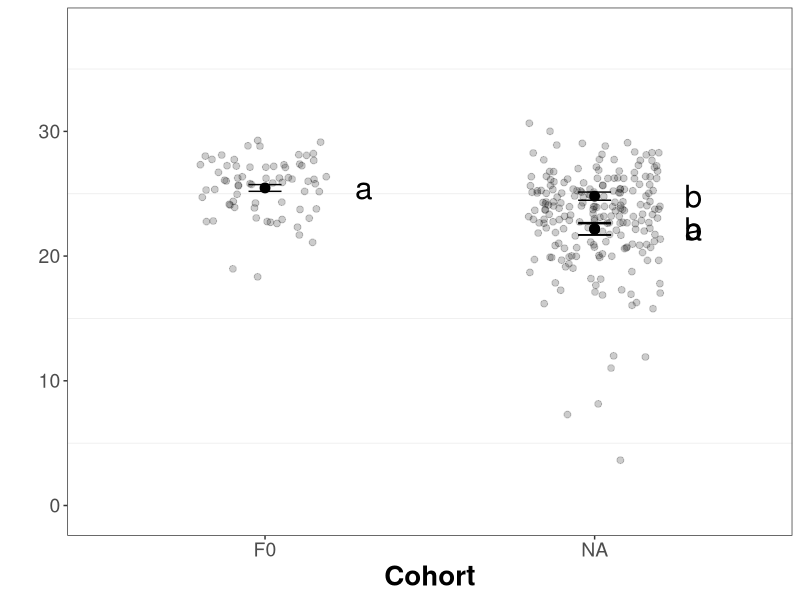
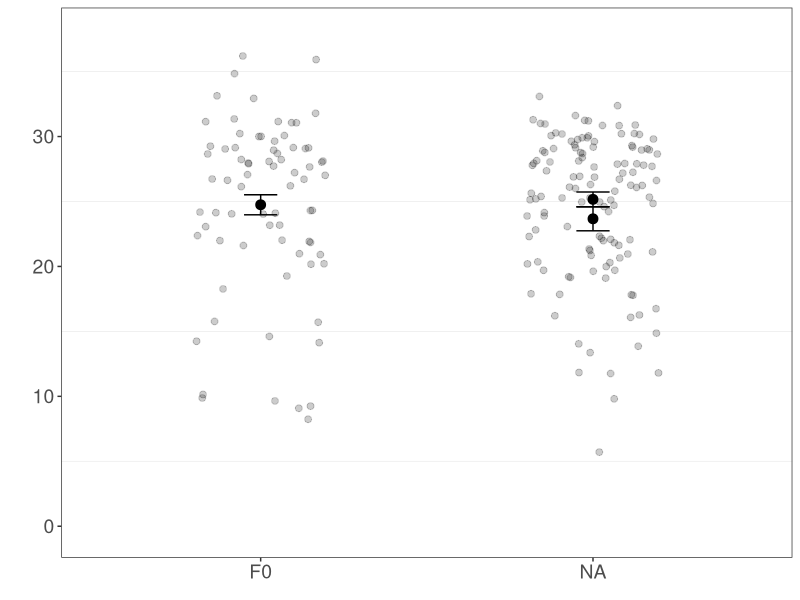
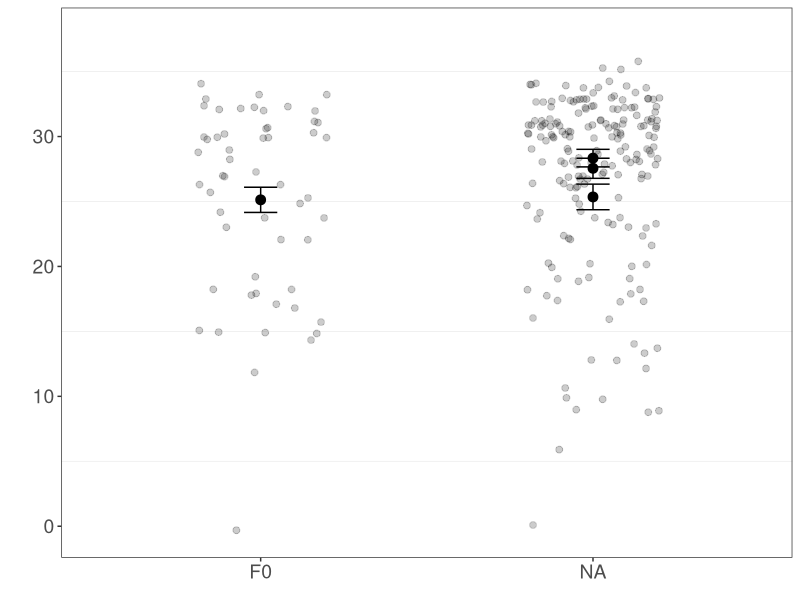
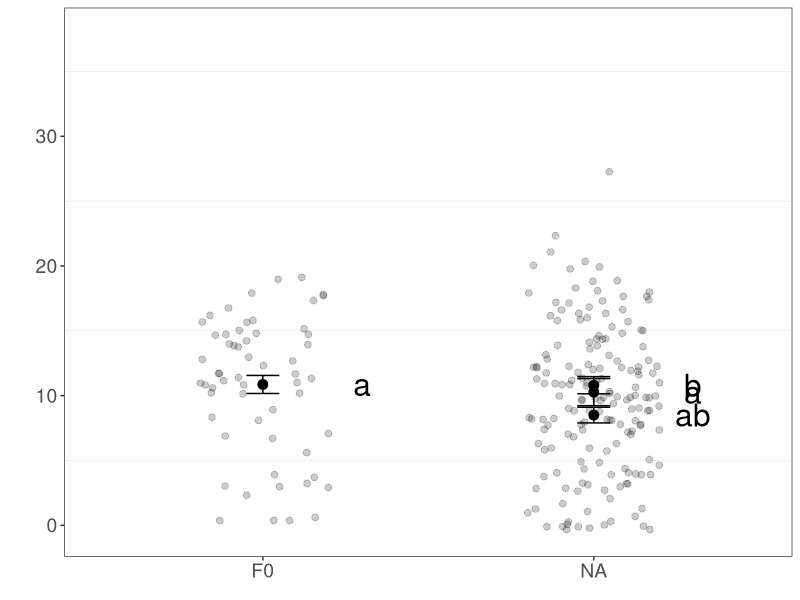
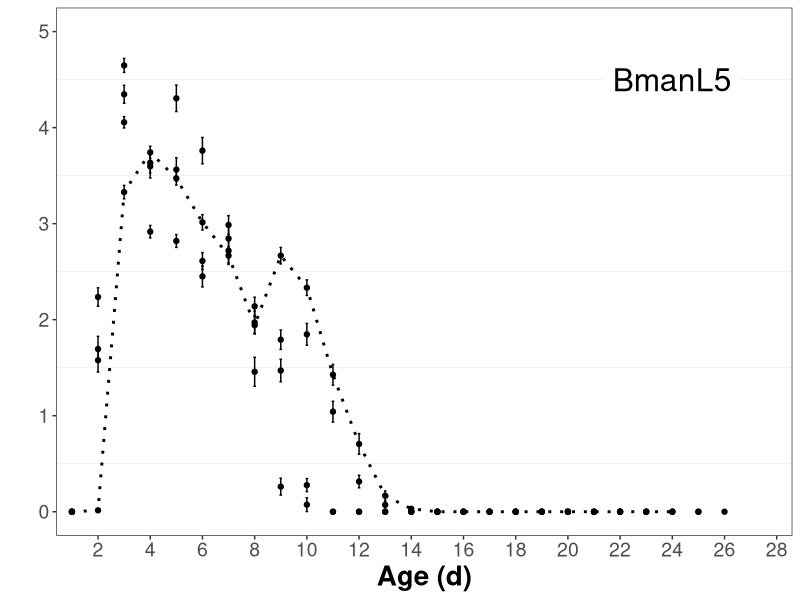
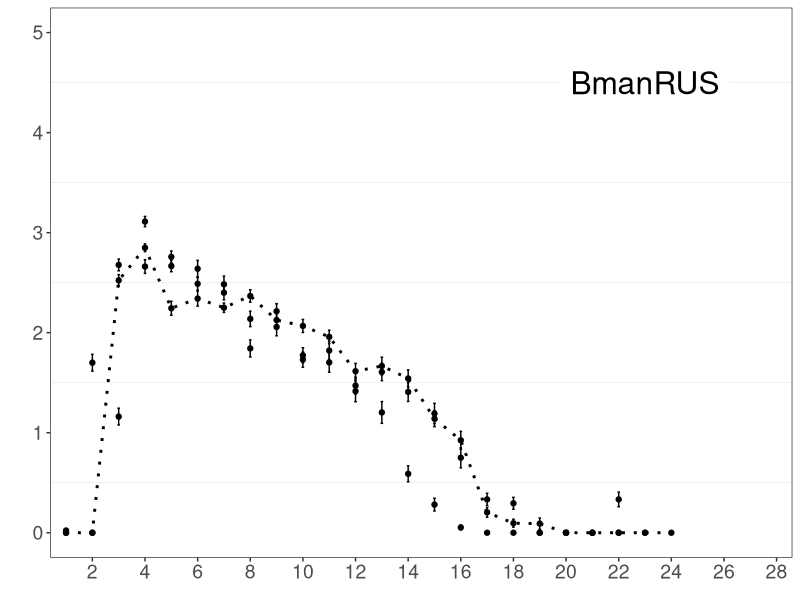
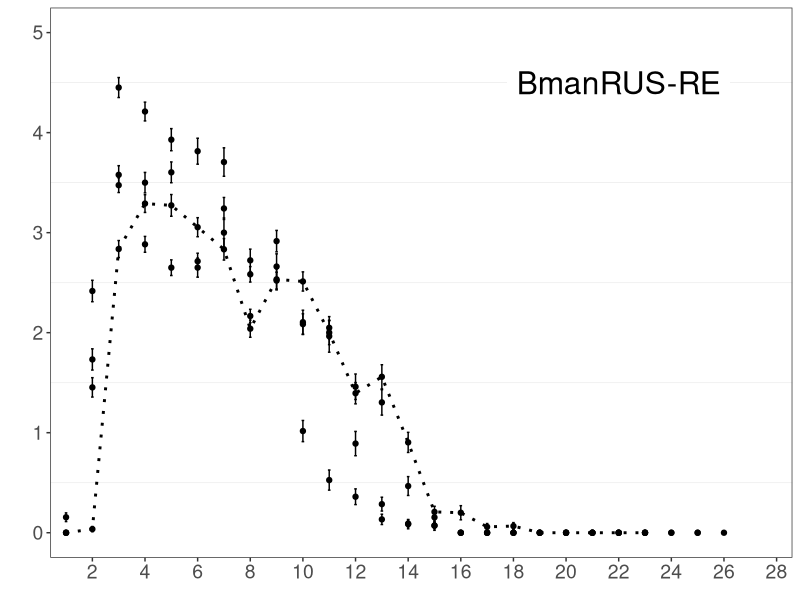
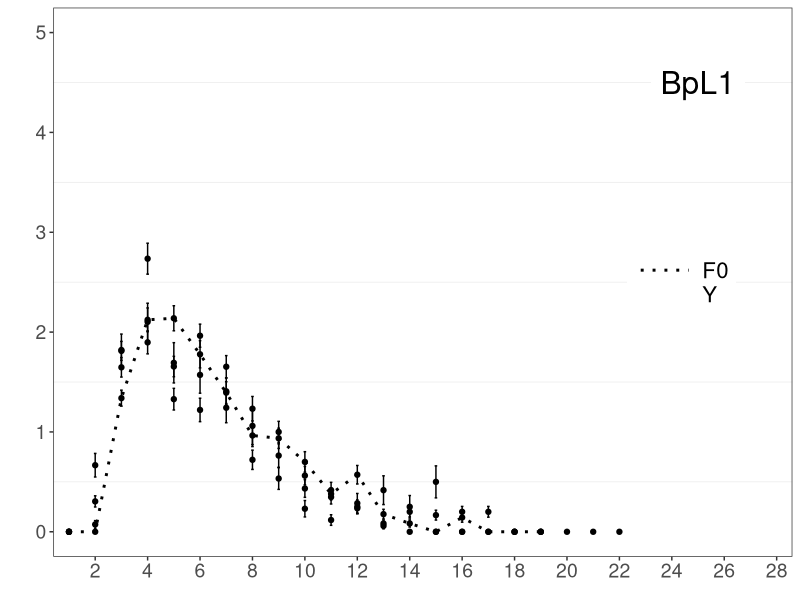

The R source for these figures, in order: (Note: this script raises an error after producing the figures.)
# Code for analyzing lifetime reproductive output (LRO), maximum daily reproduction (MDR), time of 50% LRO

# Required packages:
library(tidyverse)
library(reshape2)
library(car)

# Loading and reformatting data--------------------------------------------------------------------

neonate_data <- read_csv("neonates.csv")

# Changing the order of the factors
neonate_data <- neonate_data[with(neonate_data, order(generation, maternal_age, strain)),]

# Removing censored individuals (we were not able to quantify their LRO, lost before natural death)
neonate_data_no_censor <- filter(neonate_data, censor != 0)

# Modifying the dataset from wide to long format (needed for plotting and analysis):
neo_long_nc <- melt(data = neonate_data_no_censor,
                    id.vars = c("generation", "maternal_age", "strain", "plate", "well"),
                    variable.name = "day",
                    value.name = "num_neonates")

# Removing 'censor' altogether, not needed after censored individuals are removed
neo_long_nc <- filter(neo_long_nc, day != "censor")

# Calculating and analyzing lifetime reproductive output (LRO) per individual-----------------------

# Calculating LRO, maximum LRO, and 50% LRO (needed for downstream analyses)
LRO_per_ind <- neo_long_nc %>%
  group_by(generation, maternal_age, strain, plate, well) %>%
  summarize(LRO = sum(num_neonates, na.rm = TRUE),
            max_RO = max(num_neonates, na.rm = TRUE),
            fifty_percent_LRO = (sum(num_neonates, na.rm = TRUE))*0.5)

LRO_per_ind$final_line <- paste(LRO_per_ind$generation,
                                      LRO_per_ind$maternal_age,
                                      LRO_per_ind$strain)

LRO_per_ind$maternal_age <- factor(LRO_per_ind$maternal_age)

# Summary statistics for LRO and maximum LRO
LRO_summary <- LRO_per_ind %>%
  group_by(generation, maternal_age, strain) %>%
  summarize(
    mean=mean(LRO, na.rm = TRUE), 
    med=median(LRO, na.rm = TRUE),
    SE=sd(LRO, na.rm =TRUE)/sqrt(length(!is.na(LRO))),
    n=length(LRO),
    mean_max=mean(max_RO, na.rm=TRUE),
    SE_max=sd(max_RO, na.rm =TRUE)/sqrt(length(!is.na(max_RO))),
    med_max=median(max_RO, na.rm = TRUE),
    min=min(LRO, na.rm=TRUE),
    max=max(LRO, na.rm=TRUE),
    var=var(LRO, na.rm = TRUE))

LRO_summary$final_line <- paste(LRO_summary$generation, # needed for plotting later
                                LRO_summary$maternal_age,
                                LRO_summary$strain)

LRO_summary$maternal_age <- factor(LRO_summary$maternal_age)

# Statistical analyses for LRO - Kruskal-Wallis rank sum tests and pairwise Wilcoxon rank sum tests, conducted within each strain:

# BmanL5:
LRO_L5 <- filter(LRO_per_ind, strain == "L5")

kruskal.test(LRO ~ final_line, data = LRO_L5)
pairwise.wilcox.test(LRO_L5$LRO, LRO_L5$final_line,
                     p.adjust.method = "BH")

# BmanRUS:
LRO_RUS <- filter(LRO_per_ind, strain == "RUS")

kruskal.test(LRO ~ final_line, data = LRO_RUS)
pairwise.wilcox.test(LRO_RUS$LRO, LRO_RUS$final_line,
                     p.adjust.method = "BH")

# BmanRUS-RE:
LRO_RUS_RE <- filter(LRO_per_ind, strain == "RUS-RE")

kruskal.test(LRO ~ final_line, data = LRO_RUS_RE)
pairwise.wilcox.test(LRO_RUS_RE$LRO, LRO_RUS_RE$final_line,
                     p.adjust.method = "BH")

# BpL1:
LRO_BpL1 <- filter(LRO_per_ind, strain == "BpL1")

kruskal.test(LRO ~ final_line, data = LRO_BpL1)
pairwise.wilcox.test(LRO_BpL1$LRO, LRO_BpL1$final_line,
                     p.adjust.method = "BH")

# LRO Figures--------------------------------------------------------------

# BmanL5:
wilcox_L5 <- c("a","a","b","b") # from pairwise analyses

LRO_sum_L5 <- filter(LRO_summary, strain == "L5")

LRO_sum_L5$final_line <- factor(LRO_sum_L5$final_line, levels = c("F0 NA L5", "F1 3 L5", "F1 6 L5", "F1 10 L5"), labels = c("F0", "Y", "M","O"))

LRO_per_ind_L5 <- filter(LRO_per_ind, strain == "L5")

LRO_per_ind_L5$final_line <- factor(LRO_per_ind_L5$final_line, levels = c("F0 NA L5", "F1 3 L5", "F1 6 L5", "F1 10 L5"), labels = c("F0", "Y", "M","O"))

# Plotting means and SE
LRO_raw <- ggplot(data = LRO_sum_L5, mapping = aes(x = final_line, y = mean))+
  geom_point(size = 3) +
  geom_errorbar(data = LRO_sum_L5, 
                aes(x = final_line, ymin=mean-SE, ymax=mean+SE), width=0.1) +
  geom_text(label=wilcox_L5, 
            nudge_x = 0.3,
            size = 8)

# Plotting the raw data points
LRO_combo <- LRO_raw +
  geom_jitter(data = LRO_per_ind_L5, aes(x = final_line, y = LRO),
              width=.2, alpha=0.2, size = 2)

LRO_L5_plot <- LRO_combo + 
  ylab("") +
  xlab("Cohort") +
  ylim(c(-0.5,38)) +
  theme_bw() +
  theme(panel.grid.major = element_blank(),
        axis.title=element_text(size=20, face="bold"), 
        strip.text=element_text(size=16, face="bold"),
        axis.text=element_text(size=14))
LRO_L5_plot

# BmanRUS:
LRO_sum_RUS <- filter(LRO_summary, strain == "RUS")

LRO_sum_RUS$final_line <- factor(LRO_sum_RUS$final_line, levels = c("F0 NA RUS", "F1 3 RUS", "F1 11 RUS"), labels = c("F0", "Y","O"))

LRO_per_ind_RUS <- filter(LRO_per_ind, strain == "RUS")

LRO_per_ind_RUS$final_line <- factor(LRO_per_ind_RUS$final_line, levels = c("F0 NA RUS", "F1 3 RUS", "F1 11 RUS"), labels = c("F0", "Y","O"))

# Plotting means and SE
LRO_raw <- ggplot(data = LRO_sum_RUS, mapping = aes(x = final_line, y = mean))+
  geom_point(size = 3) +
  geom_errorbar(data = LRO_sum_RUS, 
                aes(x = final_line, ymin=mean-SE, ymax=mean+SE), width=0.1)

# Plotting the raw data points
LRO_combo <- LRO_raw +
  geom_jitter(data = LRO_per_ind_RUS, aes(x = final_line, y = LRO),
              width=.2, alpha=0.2, size = 2)

LRO_RUS_plot <- LRO_combo + 
  ylab("") +
  xlab(element_blank()) +
  ylim(c(-0.5,38)) +
  theme_bw() +
  theme(panel.grid.major = element_blank(),
        axis.title=element_text(size=16, face="bold"), 
        strip.text=element_text(size=16, face="bold"),
        axis.text=element_text(size=14))
LRO_RUS_plot

# BmanRUS-RE:
LRO_sum_RUS_RE <- filter(LRO_summary, strain == "RUS-RE")

LRO_sum_RUS_RE$final_line <- factor(LRO_sum_RUS_RE$final_line, levels = c("F0 NA RUS-RE", "F1 3 RUS-RE", "F1 6 RUS-RE", "F1 10 RUS-RE"), labels = c("F0", "Y", "M","O"))

LRO_per_ind_RUS_RE <- filter(LRO_per_ind, strain == "RUS-RE")

LRO_per_ind_RUS_RE$final_line <- factor(LRO_per_ind_RUS_RE$final_line, levels = c("F0 NA RUS-RE", "F1 3 RUS-RE", "F1 6 RUS-RE", "F1 10 RUS-RE"), labels = c("F0", "Y", "M","O"))

# Plotting means and SE
LRO_raw <- ggplot(data = LRO_sum_RUS_RE, mapping = aes(x = final_line, y = mean))+
  geom_point(size = 3) +
  geom_errorbar(data = LRO_sum_RUS_RE, 
                aes(x = final_line, ymin=mean-SE, ymax=mean+SE), width=0.1)

# Plotting the raw data points
LRO_combo <- LRO_raw +
  geom_jitter(data = LRO_per_ind_RUS_RE, aes(x = final_line, y = LRO),
              width=.2, alpha=0.2, size = 2)

LRO_RUS_RE_plot <- LRO_combo + 
  ylab("") +
  xlab(element_blank()) +
  ylim(c(-0.5,38)) +
  theme_bw() +
  theme(panel.grid.major = element_blank(),
        axis.title=element_text(size=16, face="bold"), 
        strip.text=element_text(size=16, face="bold"),
        axis.text=element_text(size=14))
LRO_RUS_RE_plot

#BpL1:
wilcox_bp <- c("a","b","a","ab") # from pairwise analyses

LRO_sum_BpL1 <- filter(LRO_summary, strain == "BpL1")

LRO_sum_BpL1$final_line <- factor(LRO_sum_BpL1$final_line, levels = c("F0 NA BpL1", "F1 3 BpL1", "F1 6 BpL1", "F1 9 BpL1"), labels = c("F0", "Y", "M","O"))

LRO_per_ind_BpL1 <- filter(LRO_per_ind, strain == "BpL1")

LRO_per_ind_BpL1$final_line <- factor(LRO_per_ind_BpL1$final_line, levels = c("F0 NA BpL1", "F1 3 BpL1", "F1 6 BpL1", "F1 9 BpL1"), labels = c("F0", "Y", "M","O"))

# Plotting means and SE
LRO_raw <- ggplot(data = LRO_sum_BpL1, mapping = aes(x = final_line, y = mean))+
  geom_point(size = 3) +
  geom_errorbar(data = LRO_sum_BpL1, 
                aes(x = final_line, ymin=mean-SE, ymax=mean+SE), width=0.1) +
  geom_text(label=wilcox_bp, 
            nudge_x = 0.3,
            size = 8)

# Plotting the raw data points
LRO_combo <- LRO_raw +
  geom_jitter(data = LRO_per_ind_BpL1, aes(x = final_line, y = LRO),
              width=.2, alpha=0.2, size = 2)

LRO_Bp_plot <- LRO_combo + 
  ylab("") +
  xlab(element_blank()) +
  ylim(c(-0.5,38)) +
  theme_bw() +
  theme(panel.grid.major = element_blank(),
        axis.title=element_text(size=18, face="bold"), 
        strip.text=element_text(size=16, face="bold"),
        axis.text=element_text(size=14))
LRO_Bp_plot

# Plotting daily reproduction over time---------------------------------------------

# Summarizing reproductive output across individuals, per day - includes censored individuals (their daily reproduction before loss is informative here)

# Changing the original dataset (including censored individuals) from wide to long format
neo_long <- melt(data = neonate_data,
                    id.vars = c("generation", "maternal_age", "strain", "plate", "well"),
                    variable.name = "day",
                    value.name = "num_neonates")

neo_long <- filter(neo_long, day != "censor")

# Calculating the mean number of neonates produced across all individuals, per day
RO_per_day <- neo_long %>%
  group_by(generation, maternal_age, strain, day) %>%
  summarize(total_offspring_per_day = sum(num_neonates, na.rm = TRUE),
            mean = mean(num_neonates, na.rm = TRUE),
            SE = sd(num_neonates, na.rm =   
                      TRUE)/sqrt(length(!is.na(num_neonates))))

RO_per_day$final_line <- paste(RO_per_day$generation,
                           RO_per_day$maternal_age,
                           RO_per_day$strain)

# Plotting for each strain:
# BmanL5:
RO_L5 <- filter(RO_per_day, strain == "L5")

RO_L5$final_line <- factor(RO_L5$final_line, levels = c("F0 NA L5", "F1 3 L5", "F1 6 L5", "F1 10 L5"))

RO_raw <- ggplot(data=RO_L5, aes(x=day, y=mean)) + 
  geom_point(aes(group = final_line), size = 1.5) +
  geom_errorbar(aes(x=day, ymin=mean-SE, ymax=mean+SE), width=0.1)

RO_combo <- RO_raw+
  geom_line(data=RO_L5, aes(x=day, y=mean, color = final_line, linetype = final_line, group=final_line), size = 1) +
  scale_color_manual(values = c("black", "black", "#999999", "#0072B2"), labels = c("F0","Y","M","O")) +
  scale_linetype_manual(values = c("dotted","solid","solid", "solid"),labels = c("F0","Y","M","O")) +  geom_label(
    label="BmanL5", 
    size = 8,
    x=24,
    y=4.5,
    label.size = 0,
    color = "black")

RO_L5_plot_time <- RO_combo + 
  ylab("") +
  ylim(c(0,5)) +
  xlab("Age (d)") +
  scale_x_discrete(breaks=seq(0,28,2)) +
  theme_bw() +
  theme(panel.grid.major = element_blank(), 
        axis.title=element_text(size=20, face="bold"), 
        axis.text=element_text(size=14),
        legend.position = "none")
RO_L5_plot_time

# BmanRUS:
RO_RUS <- filter(RO_per_day, strain == "RUS")

RO_RUS$final_line <- factor(RO_RUS$final_line, levels = c("F0 NA RUS", "F1 3 RUS", "F1 11 RUS"))

RO_raw <- ggplot(data=RO_RUS, aes(x=day, y=mean)) + 
  geom_point(aes(group = final_line), size = 1.5) +
  geom_errorbar(aes(x=day, ymin=mean-SE, ymax=mean+SE), width=0.1)

RO_combo <- RO_raw+
  geom_line(data=RO_RUS, aes(x=day, y=mean, color = final_line, linetype = final_line, group=final_line), size = 1) +
  scale_color_manual(values = c("black", "black","#0072B2"), labels = c("F0","Y", "O")) +
  scale_linetype_manual(values = c("dotted","solid","solid"),labels = c("F0","Y", "O")) +
  geom_label(
    label="BmanRUS", 
    size = 8,
    x=23,
    y=4.5,
    label.size = 0,
    color = "black")

RO_RUS_plot_time <- RO_combo + 
  ylab("") +
  xlab(element_blank()) +
  ylim(c(0,5)) +
  scale_x_discrete(breaks=seq(0,28,2)) +
  theme_bw() +
  theme(panel.grid.major = element_blank(), 
        axis.title=element_text(size=16, face="bold"), 
        axis.text=element_text(size=14),
        legend.position = "none")
RO_RUS_plot_time

# BmanRUS-RE:
RO_RUS_RE <- filter(RO_per_day, strain == "RUS-RE")

RO_RUS_RE$final_line <- factor(RO_RUS_RE$final_line, levels = c("F0 NA RUS-RE", "F1 3 RUS-RE", "F1 6 RUS-RE", "F1 10 RUS-RE"))

RO_raw <- ggplot(data=RO_RUS_RE, aes(x=day, y=mean)) + 
  geom_point(aes(group = final_line), size = 1.5) +
  geom_errorbar(aes(x=day, ymin=mean-SE, ymax=mean+SE), width=0.1)

RO_combo <- RO_raw+
  geom_line(data=RO_RUS_RE, aes(x=day, y=mean, color = final_line, linetype = final_line, group=final_line), size = 1) +
  scale_color_manual(values = c("black", "black","#999999","#0072B2"), labels = c("F0","Y","M","O")) +
  scale_linetype_manual(values = c("dotted","solid","solid","solid"),labels = c("F0","Y","M","O")) + geom_label(
    label="BmanRUS-RE", 
    size = 8,
    x=22,
    y=4.5,
    label.size = 0,
    color = "black")

RO_RUS_RE_time <- RO_combo + 
  ylab("") +
  xlab(element_blank()) +
  ylim(c(0,5)) +
  scale_x_discrete(breaks=seq(0,28,2)) +
  theme_bw() +
  theme(panel.grid.major = element_blank(), 
        axis.title=element_text(size=16, face="bold"), 
        axis.text=element_text(size=14),
        legend.position = "none")
RO_RUS_RE_time

# BpL1:
RO_BpL1 <- filter(RO_per_day, strain == "BpL1")

RO_BpL1$final_line <- factor(RO_BpL1$final_line, levels = c("F0 NA BpL1", "F1 3 BpL1", "F1 6 BpL1", "F1 9 BpL1"))

RO_raw <- ggplot(data=RO_BpL1, aes(x=day, y=mean)) + 
  geom_point(aes(group = final_line), size = 1.5) +
  geom_errorbar(aes(x=day, ymin=mean-SE, ymax=mean+SE), width=0.1)

RO_combo <- RO_raw +
  geom_line(data=RO_BpL1, aes(x=day, y=mean, color = final_line, linetype = final_line, group=final_line), size = 1) +
  scale_color_manual(values = c("black", "black","#999999","#0072B2"), labels = c("F0","Y","M","O")) +
  scale_linetype_manual(values = c("dotted","solid","solid","solid"),labels = c("F0","Y","M","O")) + geom_label(
    label="BpL1", 
    size = 8,
    x=25,
    y=4.5,
    label.size = 0,
    color = "black")

RO_Bp_plot_time <- RO_combo + 
  ylab("") +
  xlab(element_blank()) +
  ylim(c(0,5)) +
  scale_x_discrete(breaks=seq(0,28,2)) +
  theme_bw() +
  theme(panel.grid.major = element_blank(), 
        axis.title=element_text(size=18, face="bold"), 
        axis.text=element_text(size=14),
        legend.position = c(.85,.5),
        legend.title = element_blank(),
        legend.key.width = unit(3, "line"),
        legend.text=element_text(size=16))
RO_Bp_plot_time

# Combined reproductive output multipanel figure (reproducing figure in the manuscript)--------------

tiff("LRO.tiff", units="in", width=12, height=12, res=1200)

RO_curves <- ggarrange(RO_Bp_plot_time, RO_RUS_plot_time,
                        RO_RUS_RE_time, RO_L5_plot_time, 
                        ncol = 1, nrow = 4,
                        labels = c("B","D","F","H"),
                        font.label = list(size = 18),
                        hjust = -0.25)

RO_curves <- annotate_figure(RO_curves, left = textGrob("Offspring per mother", rot = 90, gp = gpar(fontsize = 20, fontface = 'bold')))

LRO_summary <- ggarrange(LRO_Bp_plot, LRO_RUS_plot,
                            LRO_RUS_RE_plot, LRO_L5_plot, 
                            ncol = 1, nrow = 4,
                            labels = c("A","C","E","G"),
                            font.label = list(size = 18),
                            hjust = -0.25,
                            common.legend = TRUE, legend = "top")

LRO_summary <- annotate_figure(LRO_summary, left = textGrob("Lifetime reproductive output", rot = 90, gp = gpar(fontsize = 20, fontface = 'bold')))

big_boi <- ggarrange(LRO_summary, RO_curves,
                     ncol = 2, nrow = 1)
big_boi
dev.off()

# Maximum daily reproduction (MDR) analyses--------------------------------------------------

# BmanL5:
kruskal.test(max_RO ~ final_line, data = LRO_L5)
pairwise.wilcox.test(LRO_L5$max_RO, LRO_L5$final_line,
                     p.adjust.method = "BH")

# BmanRUS:
kruskal.test(max_RO ~ final_line, data = LRO_RUS)
pairwise.wilcox.test(LRO_RUS$max_RO, LRO_RUS$final_line,
                     p.adjust.method = "BH")

# BmanRUS-RE:
kruskal.test(max_RO ~ final_line, data = LRO_RUS_RE)
pairwise.wilcox.test(LRO_RUS_RE$max_RO, LRO_RUS_RE$final_line,
                     p.adjust.method = "BH")

# BpL1:
kruskal.test(max_RO ~ final_line, data = LRO_BpL1)
pairwise.wilcox.test(LRO_BpL1$max_RO, LRO_BpL1$final_line,
                     p.adjust.method = "BH")

# Calculating and analyzing timing of the production of 50% of LRO-----------------------------

# Calculating cumulative reproduction PER INDIVIDUAL:
# Then getting the day when 50% of lifetime fecundity was reached:
  
neo_long_nc <- neo_long_nc[with(neo_long_nc, order(generation, maternal_age, strain, plate, well)),]

neo_long_nc <- neo_long_nc %>%
  group_by(generation, maternal_age, strain, plate, well) %>%
  mutate(cum_RO = cumsum(num_neonates))

# Removing individuals with a LRO of zero (not relevant here)
LRO_per_ind <- filter(LRO_per_ind, LRO != 0)

neo_merge <- merge(LRO_per_ind, neo_long_nc, by = c("generation","maternal_age","strain","plate","well"))

sub <- subset(neo_merge, cum_RO >= fifty_percent_LRO , select = c(generation,maternal_age,strain,plate,well,LRO,fifty_percent_LRO,day,cum_RO))

sub$day <- as.numeric(sub$day)

# Contains the time of 50% LRO production (d) for each individual
sub_summ <- sub %>%
  group_by(generation, maternal_age, strain, plate, well) %>%
  summarize(time_fifty = min(day))

# Summarizing time of 50% LRO:
LRO_50_summary <- sub_summ %>%
  group_by(generation, maternal_age, strain) %>%
  summarize(
    mean=mean(time_fifty, na.rm = TRUE), 
    med=median(time_fifty, na.rm = TRUE),
    SE=sd(time_fifty, na.rm =TRUE)/sqrt(length(!is.na(time_fifty))))
LRO_50_summary

# Statistics:

sub_summ$final_line <- paste(sub_summ$generation,
                                sub_summ$maternal_age,
                                sub_summ$strain)
# BmanL5:
fifty_L5 <- filter(sub_summ, strain == "L5")

kruskal.test(time_fifty ~ final_line, data = fifty_L5)
pairwise.wilcox.test(fifty_L5$time_fifty, fifty_L5$final_line,
                     p.adjust.method = "BH")

# BmanRUS:
fifty_RUS <- filter(sub_summ, strain == "RUS")

kruskal.test(time_fifty ~ final_line, data = fifty_RUS)
pairwise.wilcox.test(fifty_RUS$time_fifty, fifty_RUS$final_line,
                     p.adjust.method = "BH")

# BmanRUS-RE:
fifty_RUS_RE <- filter(sub_summ, strain == "RUS-RE")

kruskal.test(time_fifty ~ final_line, data = fifty_RUS_RE)
pairwise.wilcox.test(fifty_RUS_RE$time_fifty, fifty_RUS_RE$final_line,
                     p.adjust.method = "BH")

# BpL1:
fifty_BpL1 <- filter(sub_summ, strain == "BpL1")

kruskal.test(time_fifty ~ final_line, data = fifty_BpL1)
pairwise.wilcox.test(fifty_BpL1$time_fifty, fifty_BpL1$final_line,
                     p.adjust.method = "BH")
# F0 differs from the F1 generation, but no differences within the F1 cohorts

